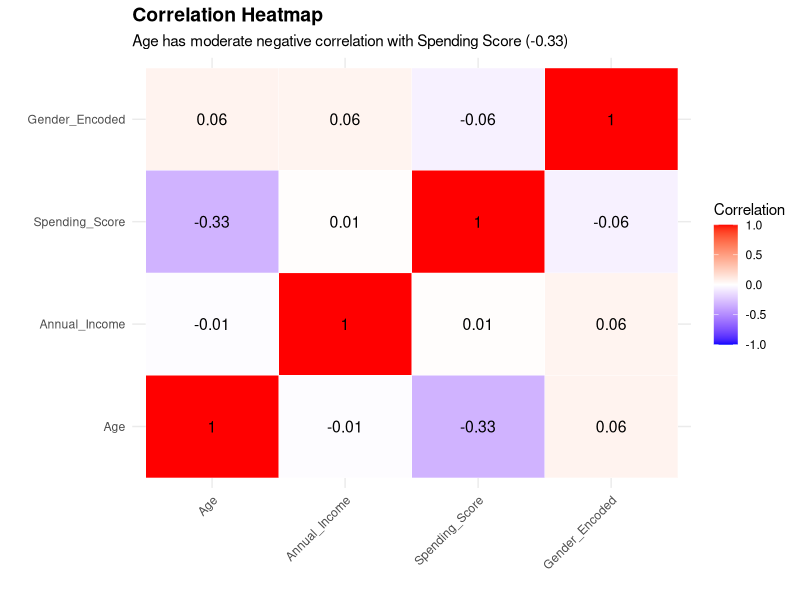
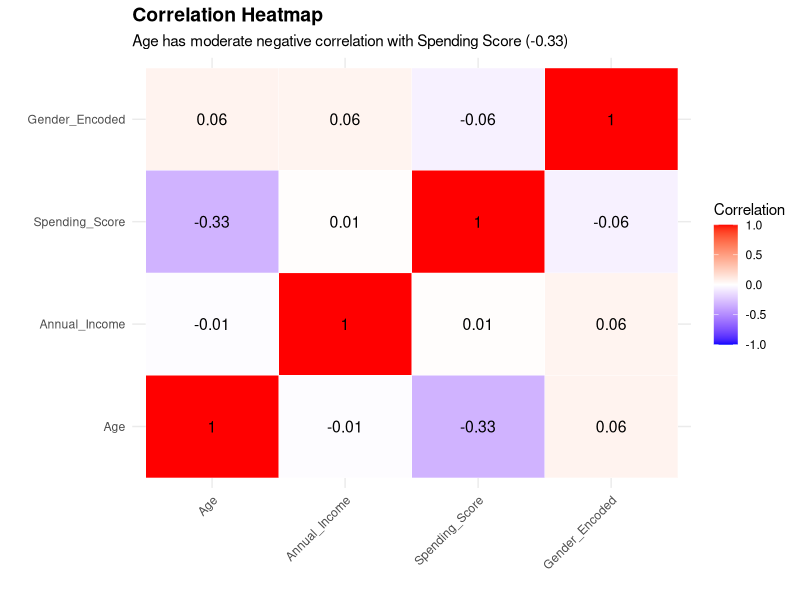

These charts were generated, in order, by the following R code:
# ============================================
# TASK 2.9: CORRELATION HEATMAP
# ============================================

library(ggplot2)
library(tidyverse)
library(corrplot)

# Load data
df <- read.csv("data/cleaned/mall_customers_original.csv")

# We only correlate numeric fields: Age, Annual_Income, Spending_Score, and Gender_Encoded
numeric_df <- df[, c("Age", "Annual_Income", "Spending_Score", "Gender_Encoded")]

# Calculate correlation matrix
cor_matrix <- cor(numeric_df)
print("Correlation Matrix:")
print(round(cor_matrix, 3))

# ========== PLOT: CORRELATION HEATMAP ==========
# We save a plot utilizing corrplot or a custom ggplot tile plot (for safety if corrplot isn't present)
# Here we'll generate both or use a ggplot-based tiles plot which is guaranteed to run without corrplot package issues!
# Let's make a beautiful ggplot tile plot
cor_melted <- as.data.frame(as.table(cor_matrix))
names(cor_melted) <- c("Var1", "Var2", "Correlation")

p <- ggplot(cor_melted, aes(x = Var1, y = Var2, fill = Correlation)) +
  geom_tile(color = "white") +
  scale_fill_gradient2(low = "blue", high = "red", mid = "white", midpoint = 0, limit = c(-1,1)) +
  geom_text(aes(label = round(Correlation, 2)), color = "black", size = 4) +
  labs(
    title = "Correlation Heatmap",
    x = "",
    y = "",
    subtitle = "Age has moderate negative correlation with Spending Score (-0.33)"
  ) +
  theme_minimal() +
  theme(
    plot.title = element_text(face = "bold", size = 14),
    axis.text.x = element_text(angle = 45, vjust = 1, hjust = 1)
  )

print(p)

# Save
ggsave("eda/plots/12_correlation_matrix.png", p, width = 8, height = 6, dpi = 300)
print("✓ Saved: 12_correlation_matrix.png")

print("\n✓ Task 2.9 Complete!")
